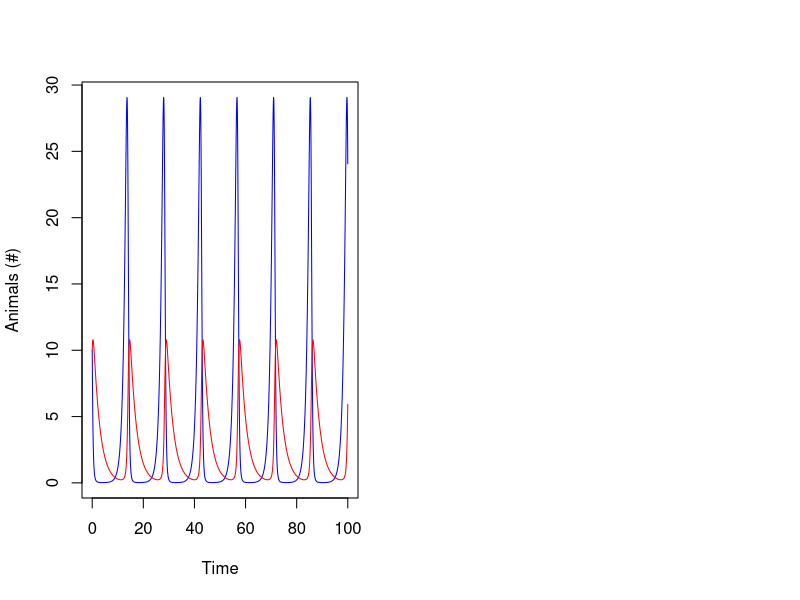

Reproduce this figure in R.
install.packages(deSolve)
library(deSolve)

#predator prey L-V

par(mfrow=c(1,2)) #this code means that each plot window will fit two plots

#parameter values
alpha <-1.1
beta <- 0.4
gamma <- 0.1
delta <- 0.4

yini <- c(X = 10, Y = 10) #these are the initial population sizes, i.e., both predators and prey start with 10 individuals

#this code constructs the model
Lot_Vol <- function (t, y, parms) {
  with(as.list(y), {
    dX <- alpha * X - beta * X * Y #prey equation
    dY <- 0.1 * X * Y - 0.4 * Y #predator equation
    list(c(dX, dY))
  }) }

times <- seq(from = 0, to = 100, by = 0.01) #this code sets the time interval population size will be sampled
out   <- ode(y = yini, times = times, func = Lot_Vol, parms = NULL) #this code runs the model

head(out) #here you can see the data frame created by the model

#the code below plots the data from the data frame
plot(y=out[, "X"], x = out[, "time"], type = 'l', col = "blue", xlab = "Time", ylab = "Animals (#)")
lines(y=out[, "Y"], x = out[, "time"], type = 'l', col = "red")
